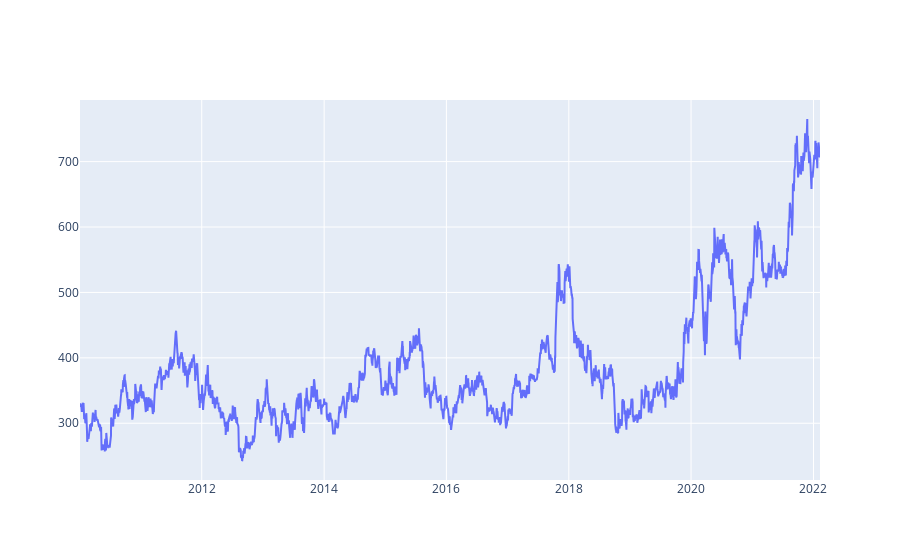

Here is the notebook cell this chart was saved with:
### Code cell
fig = go.Figure()
fig.add_trace(go.Scatter(x=data['date'], y=data['close'], mode='lines', name='closing price'))

### Figure 1 — Plotly figure (JSON) as saved in the notebook; plotly's stock layout.template omitted (floating-point values rounded to 4 significant figures; data arrays with more than 128 entries replaced by an {"elided": "..."} marker saying what was removed)
{"data": [{"mode": "lines", "name": "closing price", "type": "scatter", "x": {"elided": "3008 str values"}, "y": {"elided": "3008 float values"}}], "layout": {}}
